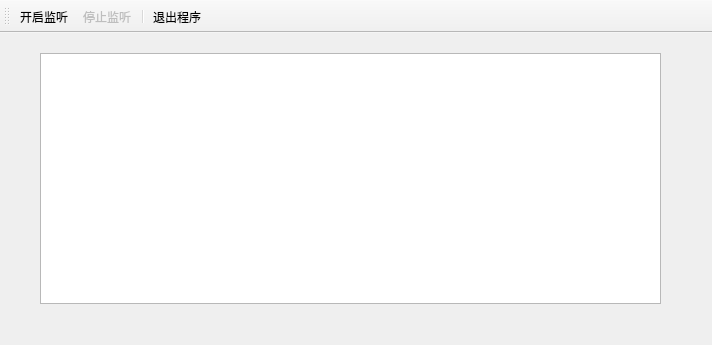
<?xml version="1.0" encoding="UTF-8"?>
<ui version="4.0">
 <class>TcpServerDemoClass</class>
 <widget class="QMainWindow" name="TcpServerDemoClass">
  <property name="geometry">
   <rect>
    <x>0</x>
    <y>0</y>
    <width>712</width>
    <height>345</height>
   </rect>
  </property>
  <property name="windowTitle">
   <string>TcpServerDemo</string>
  </property>
  <widget class="QWidget" name="centralWidget">
   <widget class="QListWidget" name="lstMsg">
    <property name="geometry">
     <rect>
      <x>40</x>
      <y>20</y>
      <width>621</width>
      <height>251</height>
     </rect>
    </property>
   </widget>
  </widget>
  <widget class="QToolBar" name="mainToolBar">
   <property name="toolButtonStyle">
    <enum>Qt::ToolButtonTextUnderIcon</enum>
   </property>
   <attribute name="toolBarArea">
    <enum>TopToolBarArea</enum>
   </attribute>
   <attribute name="toolBarBreak">
    <bool>false</bool>
   </attribute>
   <addaction name="actStart"/>
   <addaction name="actStop"/>
   <addaction name="separator"/>
   <addaction name="actQuit"/>
  </widget>
  <action name="actStart">
   <property name="icon">
    <iconset resource="TcpServerDemo.qrc">
     <normaloff>:/TcpServerDemo/Resources/MYSL.ICO</normaloff>:/TcpServerDemo/Resources/MYSL.ICO</iconset>
   </property>
   <property name="text">
    <string>开启监听</string>
   </property>
  </action>
  <action name="actStop">
   <property name="enabled">
    <bool>false</bool>
   </property>
   <property name="icon">
    <iconset resource="TcpServerDemo.qrc">
     <normaloff>:/TcpServerDemo/Resources/FOLDER.ICO</normaloff>:/TcpServerDemo/Resources/FOLDER.ICO</iconset>
   </property>
   <property name="text">
    <string>停止监听</string>
   </property>
  </action>
  <action name="actQuit">
   <property name="icon">
    <iconset resource="TcpServerDemo.qrc">
     <normaloff>:/TcpServerDemo/Resources/OOFL.ICO</normaloff>:/TcpServerDemo/Resources/OOFL.ICO</iconset>
   </property>
   <property name="text">
    <string>退出程序</string>
   </property>
  </action>
 </widget>
 <layoutdefault spacing="6" margin="11"/>
 <resources>
  <include location="TcpServerDemo.qrc"/>
 </resources>
 <connections/>
</ui>
